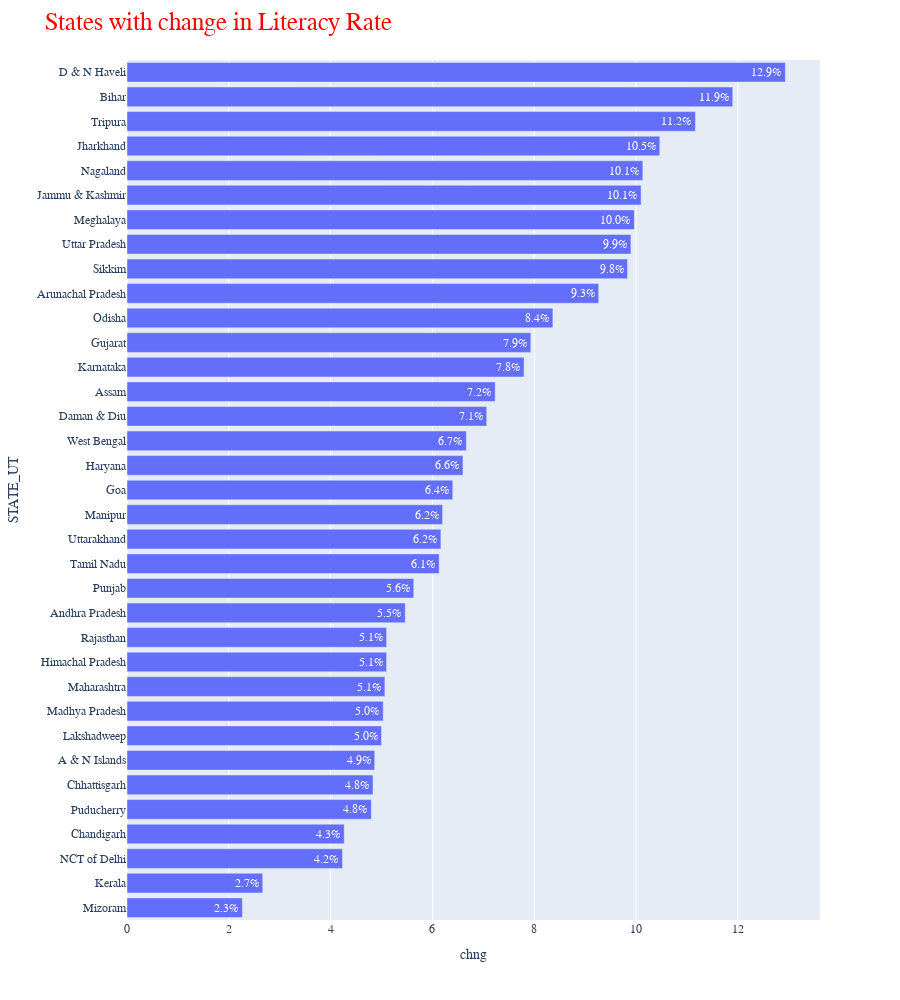

The notebook cell saved with this chart:
### Code cell
q2=df2.groupby(['STATE_UT','Year','Typ']).agg({"Literacy_Rate":"mean"}).sort_values(by='Literacy_Rate',ascending=True).reset_index()
q2=q2.set_index(['STATE_UT','Year','Typ'])['Literacy_Rate'].unstack().reset_index().rename(columns={"2001":"last_census","2011":"latest_census"})
q2['chng']=q2['latest_census']-q2['last_census']
q2=q2.sort_values(by='chng',ascending=True)
q2['chng_lab']=q2['chng'].apply(lambda x: "{:.1%}".format(x/100))


fig=px.bar(q2,x='chng',y='STATE_UT',orientation='h',hover_data=q2.columns,text='chng_lab',height=1000)
fig.update_layout({"title":"States with change in Literacy Rate","title_font_size":25,"font_family":"Courier New","title_font_color":"red","legend_title_font_color":"green"})
fig.write_image(format='png',file='States with change in Literacy Rate.png',validate=True)
fig.show()

### Figure 1 — Plotly figure (JSON) as saved in the notebook; plotly's stock layout.template omitted (floating-point values rounded to 4 significant figures)
{"data": [{"alignmentgroup": "True", "customdata": [[88.73, 91, "2.3%"], [91.37, 94.03, "2.7%"], [80.57, 84.8, "4.2%"], [80.03, 84.3, "4.3%"], [80, 84.8, "4.8%"], [68.6, 73.43, "4.8%"], [82.2, 87.07, "4.9%"], [86.77, 91.77, "5.0%"], [66.97, 72, "5.0%"], [77.6, 82.67, "5.1%"], [80.17, 85.27, "5.1%"], [63.97, 69.07, "5.1%"], [63.7, 69.17, "5.5%"], [71.17, 76.8, "5.6%"], [74.07, 80.2, "6.1%"], [73.7, 79.87, "6.2%"], [72.37, 78.57, "6.2%"], [82.03, 88.43, "6.4%"], [70.1, 76.7, "6.6%"], [71.07, 77.73, "6.7%"], [78.77, 85.83, "7.1%"], [69.43, 76.67, "7.2%"], [68.83, 76.63, "7.8%"], [70.73, 78.67, "7.9%"], [67.9, 76.27, "8.4%"], [60.13, 69.4, "9.3%"], [73.17, 83, "9.8%"], [59.53, 69.43, "9.9%"], [68.4, 78.37, "10.0%"], [59.07, 69.17, "10.1%"], [71.37, 81.5, "10.1%"], [59.47, 69.93, "10.5%"], [77.37, 88.53, "11.2%"], [54.27, 66.17, "11.9%"], [63.77, 76.7, "12.9%"]], "hovertemplate": "chng=%{x}<br>STATE_UT=%{y}<br>chng_lab=%{customdata[2]}<br>last_census=%{customdata[0]}<br>latest_census=%{customdata[1]}<extra></extra>", "legendgroup": "", "marker": {"color": "#636efa", "pattern": {"shape": ""}}, "name": "", "offsetgroup": "", "orientation": "h", "showlegend": false, "text": ["2.3%", "2.7%", "4.2%", "4.3%", "4.8%", "4.8%", "4.9%", "5.0%", "5.0%", "5.1%", "5.1%", "5.1%", "5.5%", "5.6%", "6.1%", "6.2%", "6.2%", "6.4%", "6.6%", "6.7%", "7.1%", "7.2%", "7.8%", "7.9%", "8.4%", "9.3%", "9.8%", "9.9%", "10.0%", "10.1%", "10.1%", "10.5%", "11.2%", "11.9%", "12.9%"], "textposition": "auto", "type": "bar", "x": [2.267, 2.667, 4.233, 4.267, 4.8, 4.833, 4.867, 5, 5.033, 5.067, 5.1, 5.1, 5.467, 5.633, 6.133, 6.167, 6.2, 6.4, 6.6, 6.667, 7.067, 7.233, 7.8, 7.933, 8.367, 9.267, 9.833, 9.9, 9.967, 10.1, 10.13, 10.47, 11.17, 11.9, 12.93], "xaxis": "x", "y": ["Mizoram", "Kerala", "NCT of Delhi", "Chandigarh", "Puducherry", "Chhattisgarh", "A & N Islands", "Lakshadweep", "Madhya Pradesh", "Maharashtra", "Himachal Pradesh", "Rajasthan", "Andhra Pradesh", "Punjab", "Tamil Nadu", "Uttarakhand", "Manipur", "Goa", "Haryana", "West Bengal", "Daman & Diu", "Assam", "Karnataka", "Gujarat", "Odisha", "Arunachal Pradesh", "Sikkim", "Uttar Pradesh", "Meghalaya", "Jammu & Kashmir", "Nagaland", "Jharkhand", "Tripura", "Bihar", "D & N Haveli"], "yaxis": "y"}], "layout": {"barmode": "relative", "font": {"family": "Courier New"}, "height": 1000, "legend": {"title": {"font": {"color": "green"}}, "tracegroupgap": 0}, "margin": {"t": 60}, "title": {"font": {"color": "red", "size": 25}, "text": "States with change in Literacy Rate"}, "xaxis": {"anchor": "y", "domain": [0, 1], "title": {"text": "chng"}}, "yaxis": {"anchor": "x", "domain": [0, 1], "title": {"text": "STATE_UT"}}}}
